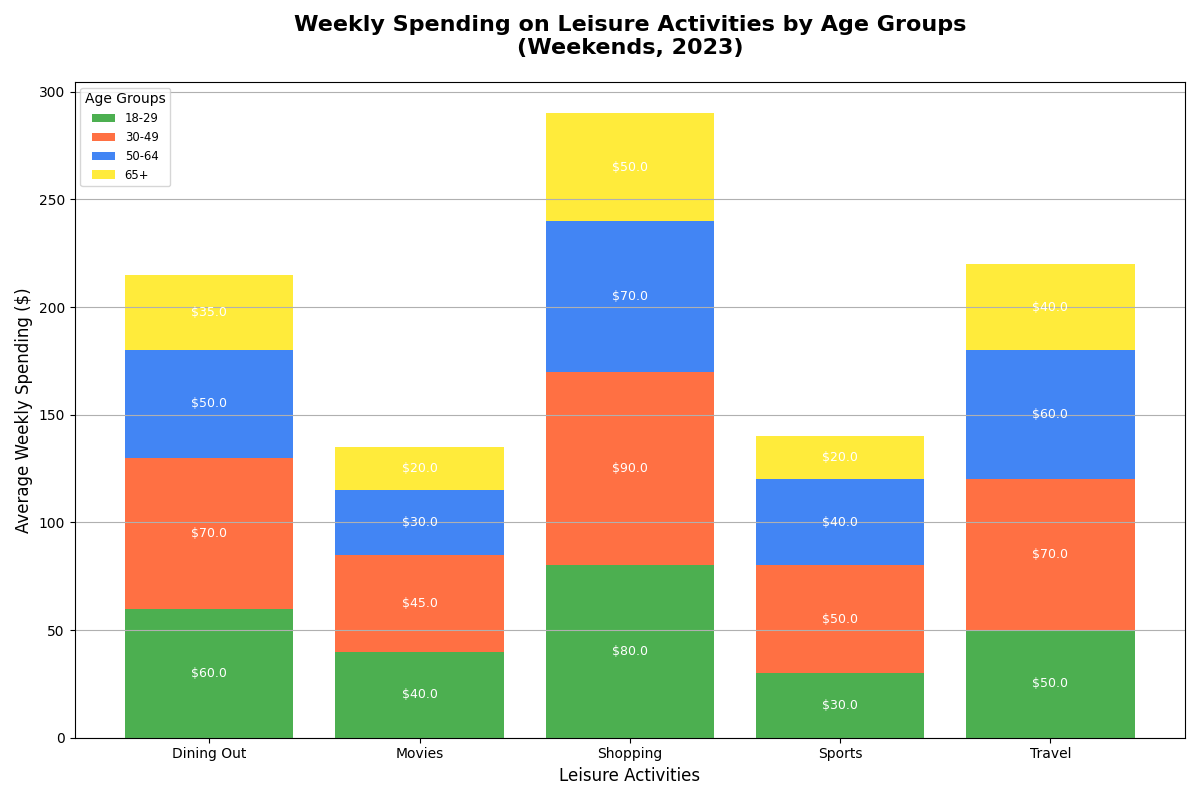

Source code (Python):
import matplotlib.pyplot as plt
import numpy as np

# Leisure activities
activities = ['Dining Out', 'Movies', 'Shopping', 'Sports', 'Travel']

# Average weekly spending (in dollars) by different age groups on these activities
age_group_18_29 = [60, 40, 80, 30, 50]
age_group_30_49 = [70, 45, 90, 50, 70]
age_group_50_64 = [50, 30, 70, 40, 60]
age_group_65_plus = [35, 20, 50, 20, 40]

data = np.array([age_group_18_29, age_group_30_49, age_group_50_64, age_group_65_plus])
age_groups = ['18-29', '30-49', '50-64', '65+']

# Create a stacked bar chart
fig, ax = plt.subplots(figsize=(12, 8))

colors = ['#4CAF50', '#FF7043', '#4285F4', '#FFEB3B']

# Plotting stacked bars
cumulative_spending = np.zeros(len(activities))

for i, (spending, age_group) in enumerate(zip(data, age_groups)):
    bars = ax.bar(activities, spending, bottom=cumulative_spending, label=age_group, color=colors[i])
    cumulative_spending += spending
    
    # Adding data labels on top of each bar segment
    for bar in bars:
        yval = bar.get_height()
        ax.text(bar.get_x() + bar.get_width()/2, bar.get_y() + yval/2, f'${yval}', ha='center', va='center', fontsize=9, color='white')

# Configure the chart
ax.set_xlabel('Leisure Activities', fontsize=12)
ax.set_ylabel('Average Weekly Spending ($)', fontsize=12)
ax.set_title('Weekly Spending on Leisure Activities by Age Groups\n(Weekends, 2023)', fontsize=16, fontweight='bold', pad=20)
ax.legend(title='Age Groups', fontsize='small', loc='upper left')

ax.yaxis.grid(True)

plt.tight_layout()

plt.show()
